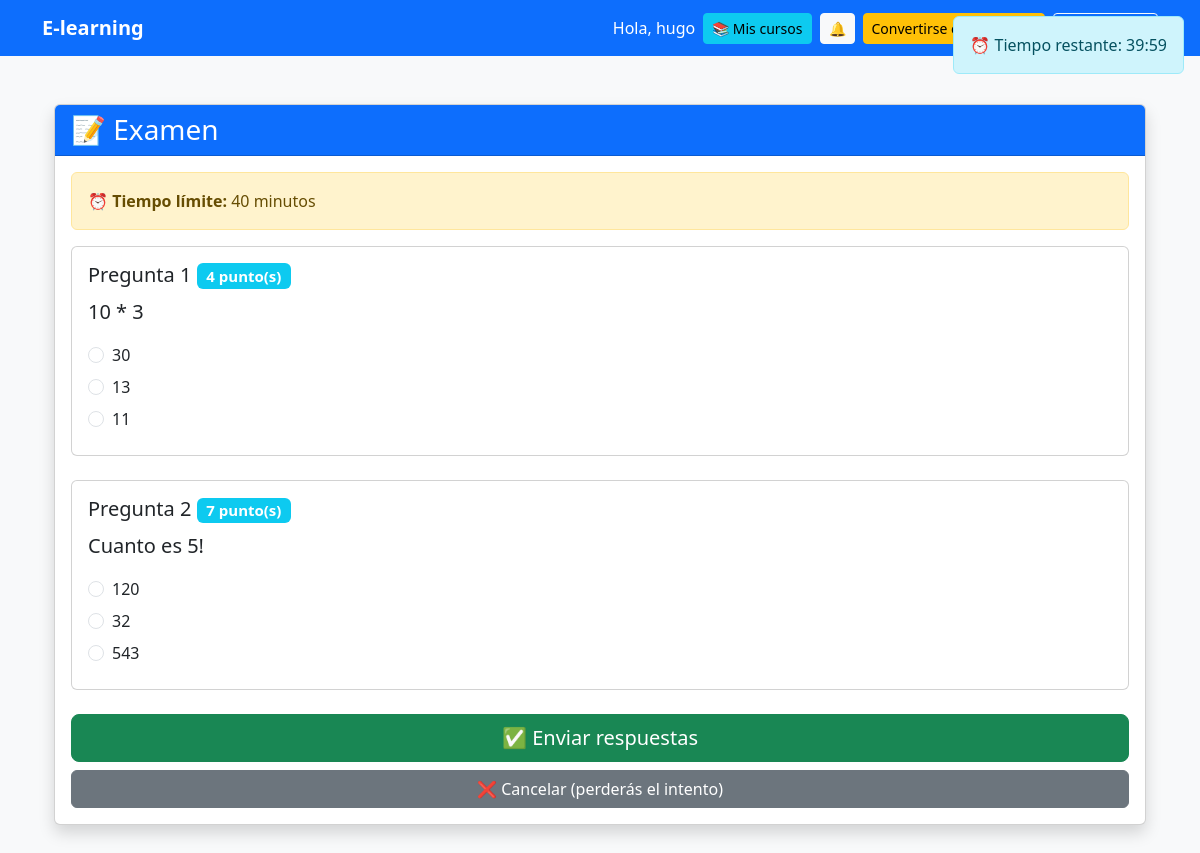
Screenshot of /intento/2/responder/ (signed in) with the database file from the repository.
### accounts/models.py (models this page shows)
class User(AbstractUser):
    ROLES = (
        ('student', 'Estudiante'),
        ('teacher', 'Instructor'),
        ('admin', 'Administrador'),
    )
    role = models.CharField(max_length=20, choices=ROLES, default='student')
    @property
    def notificaciones_no_leidas(self):
        return self.notificaciones.filter(leida=False).count()

### courses/models.py (models this page shows, shortened)
class Quiz(models.Model):
    curso = models.ForeignKey(Curso, on_delete=models.CASCADE, related_name='quizzes')
    titulo = models.CharField(max_length=200)
    descripcion = models.TextField(blank=True)
    puntaje_minimo = models.PositiveIntegerField(default=70, help_text="Puntaje mínimo para aprobar (%)")
    intentos_maximos = models.PositiveIntegerField(default=3, help_text="Número máximo de intentos permitidos")
    tiempo_limite = models.PositiveIntegerField(null=True, blank=True, help_text="Tiempo límite en minutos (opcional)")
    deadline = models.DateTimeField(null=True, blank=True, help_text="Fecha límite de entrega")
    orden = models.PositiveIntegerField(default=0)
    fecha_creacion = models.DateTimeField(auto_now_add=True)
    activo = models.BooleanField(default=True)
    class Meta:
        verbose_name = 'Quiz'
        verbose_name_plural = 'Quizzes'
        ordering = ['orden', 'fecha_creacion']

class Pregunta(models.Model):
    quiz = models.ForeignKey(Quiz, on_delete=models.CASCADE, related_name='preguntas')
    texto = models.TextField(help_text="Texto de la pregunta")
    puntos = models.PositiveIntegerField(default=1, help_text="Puntos que vale esta pregunta")
    orden = models.PositiveIntegerField(default=0)
    class Meta:
        verbose_name = 'Pregunta'
        verbose_name_plural = 'Preguntas'
        ordering = ['orden']

class Opcion(models.Model):
    pregunta = models.ForeignKey(Pregunta, on_delete=models.CASCADE, related_name='opciones')
    texto = models.CharField(max_length=300)
    es_correcta = models.BooleanField(default=False)
    orden = models.PositiveIntegerField(default=0)
    class Meta:
        verbose_name = 'Opción'
        verbose_name_plural = 'Opciones'
        ordering = ['orden']

### courses/views_quiz.py (the view, shortened to what this page needs)
# urls.py: path('intento/<int:intento_id>/responder/', responder_quiz, name='responder_quiz'),
@login_required
def responder_quiz(request, intento_id):
    intento = get_object_or_404(IntentoCuestionario, id=intento_id)
    quiz = intento.quiz
    if intento.estudiante != request.user:
        messages.error(request, 'No tienes permiso para ver este intento')
        return redirect('home')
    if intento.completado:
        messages.info(request, 'Ya completaste este intento')
        return redirect('resultado_quiz', intento_id=intento.id)
    preguntas = quiz.preguntas.all().prefetch_related('opciones')
    return render(request, 'courses/responder_quiz.html', {
        'intento': intento,
        'quiz': quiz,
        'preguntas': preguntas
    })

### courses/templates/courses/responder_quiz.html (shortened to what this page needs)
{% extends "base.html" %}
{% block content %}
<div class="container py-4">
    <div class="card shadow">
        <div class="card-header bg-primary text-white">
            <h3 class="mb-0">📝 {{ quiz.titulo }}</h3>
        </div>
        <div class="card-body">
            {% if quiz.tiempo_limite %}
                <div class="alert alert-warning">
                    ⏰ <strong>Tiempo límite:</strong> {{ quiz.tiempo_limite }} minutos
                </div>
            {% endif %}
            <form method="POST" id="quizForm">
                {% for pregunta in preguntas %}
                    <div class="card mb-4">
                        <div class="card-body">
                            <h5 class="card-title">
                                Pregunta {{ forloop.counter }}
                                <span class="badge bg-info">{{ pregunta.puntos }} punto(s)</span>
                            </h5>
                            <p class="lead">{{ pregunta.texto }}</p>
                            <div class="mt-3">
                                {% for opcion in pregunta.opciones.all %}
                                    <div class="form-check mb-2">
                                        <input class="form-check-input"
                                               type="radio"
                                               name="pregunta_{{ pregunta.id }}"
                                               id="opcion_{{ opcion.id }}"
                                               value="{{ opcion.id }}"
                                               required>
                                        <label class="form-check-label" for="opcion_{{ opcion.id }}">
                                            {{ opcion.texto }}
                                        </label>
                                    </div>
                                {% endfor %}
                            </div>
                        </div>
                    </div>
                {% endfor %}
                <div class="d-grid gap-2 mt-4">
                    <button type="submit" class="btn btn-success btn-lg" onclick="return confirm('¿Estás seguro de enviar tus respuestas? No podrás cambiarlas después.')">
                        ✅ Enviar respuestas
                    </button>
                    <a href="{% url 'detalle_quiz' quiz.id %}" class="btn btn-secondary">
                        ❌ Cancelar (perderás el intento)
                    </a>
                </div>
            </form>
        </div>
    </div>
</div>
{% if quiz.tiempo_limite %}
<div id="temporizador" class="alert alert-info position-fixed top-0 end-0 m-3" style="z-index: 1000;">
    ⏰ Tiempo restante: <span id="tiempo">{{ quiz.tiempo_limite }}:00</span>
</div>
{% endif %}
{% endblock %}

### templates/base.html (shortened to what this page needs)
{% load static %}
<!DOCTYPE html>
<html lang="es">
<head>
  <link href="https://cdn.jsdelivr.net/npm/bootstrap@5.3.3/dist/css/bootstrap.min.css" rel="stylesheet">
</head>
<body class="bg-light">
  <nav class="navbar navbar-expand-lg navbar-dark bg-primary">
    <div class="container">
      <a class="navbar-brand fw-bold" href="/">E-learning</a>
      <div class="collapse navbar-collapse" id="menu">
        <ul class="navbar-nav ms-auto align-items-center">
          {% if request.user.is_authenticated %}
            <li class="nav-item me-2">
              <span class="navbar-text text-white">Hola, {{ request.user.username }}</span>
            </li>
            {% if request.user.role == 'student' %}
              <li class="nav-item me-2">
                <a href="{% url 'mis_cursos' %}" class="btn btn-info btn-sm">📚 Mis cursos</a>
              </li>
              <li class="nav-item me-2 position-relative">
                <a href="{% url 'mis_notificaciones' %}" class="btn btn-light btn-sm position-relative">
                  🔔
                </a>
              </li>
              <li class="nav-item me-2">
                <a class="btn btn-warning btn-sm" href="{% url 'volverse_teacher' %}">Convertirse en instructor</a>
              </li>
            {% endif %}
            <li class="nav-item">
              <a class="btn btn-outline-light btn-sm" href="{% url 'logout' %}">Cerrar sesión</a>
            </li>
          {% endif %}
        </ul>
      </div>
    </div>
  </nav>
  <main class="container py-4">
    {% block content %}
    {% endblock %}
  </main>
</body>
</html>

### rows the page displays
User: user.username "hugo"
Quiz: titulo "Examen", tiempo_limite "40"
Pregunta: puntos "4", texto "10 * 3"
Opcion: texto "30"
Opcion: texto "13"
Opcion: texto "11"
Pregunta: puntos "7", texto "Cuanto es 5!"
Opcion: texto "120"
Opcion: texto "32"
Opcion: texto "543"
